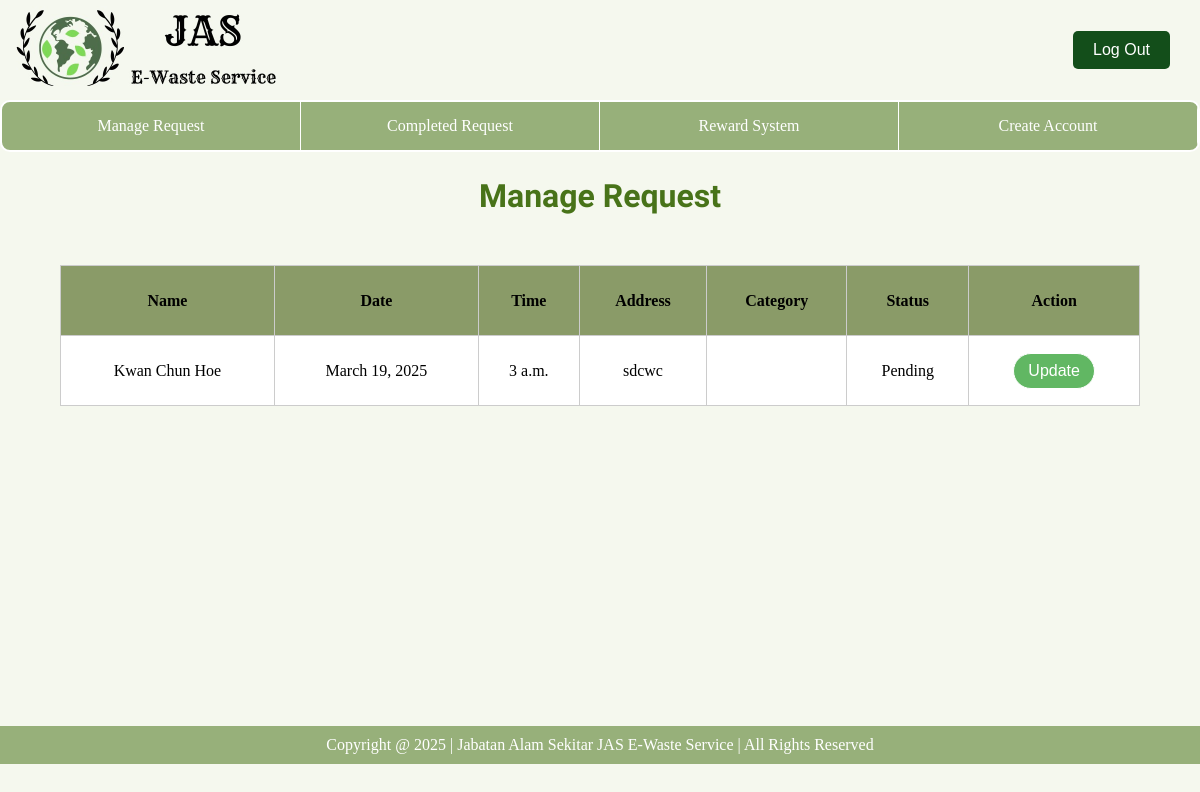
Before: /operator/manageReq/ with the older database file.
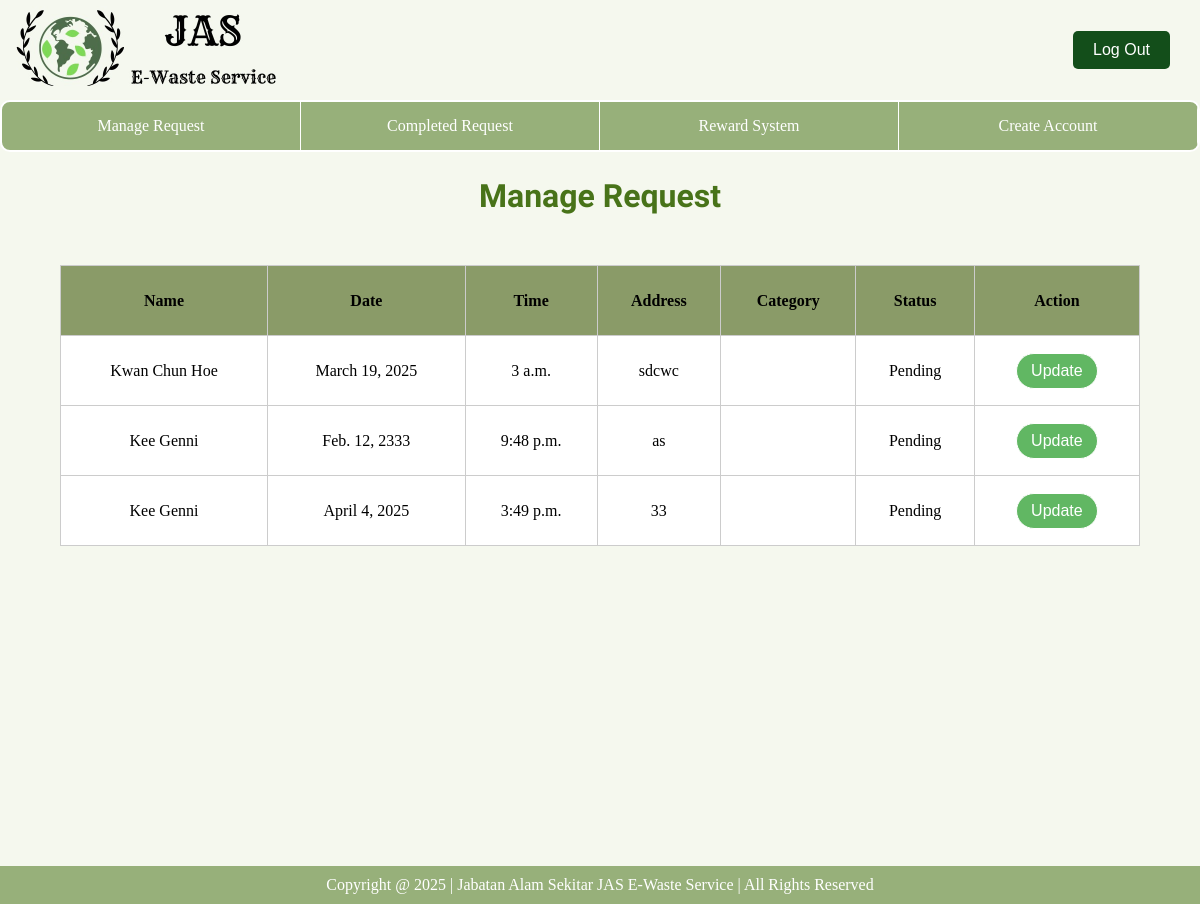
After: the same page with the newer database file.
### database/models.py (models this page shows, shortened)
class PickupRequest(models.Model):
    requestID = models.CharField(primary_key=True, max_length=200)
    customer = models.ForeignKey(Customer, on_delete=models.CASCADE)
    category = models.ForeignKey(ItemCategory, on_delete=models.CASCADE)
    quantity = models.IntegerField()
    weight = models.TextField()
    date = models.DateField()
    time = models.TimeField()
    address = models.TextField()
    status = models.CharField(max_length=50, default="Pending")
    rejectedReason = models.ForeignKey(Reason, on_delete=models.CASCADE, null=True, blank=True)
    driver = models.ForeignKey(Driver, on_delete=models.CASCADE, null=True, blank=True)
    operator = models.ForeignKey(Operator, on_delete=models.CASCADE, null=True, blank=True)
    trackingnumber = models.CharField(max_length=200, unique=True)

class Customer (models.Model):
    customerID = models.CharField(primary_key=True, max_length=200)
    name = models.CharField(max_length=50)
    email = models.EmailField(max_length=100, unique=True)
    password = models.CharField(max_length=200)
    phoneNumber = models.IntegerField()
    address = models.TextField()
    state = models.CharField(max_length=50)
    points = models.IntegerField(blank = True, null = True, default=0)

### e_waste_operator/views.py (the view)
# urls.py: path('manageReq/', manageReq, name='manageReq'), #Manage Requests
def manageReq(request):
    requests = PickupRequest.objects.all()
    return render(request, 'operator/operator-manageReq.html',{'requests': requests})

### e_waste_operator/templates/operator/operator-manageReq.html (shortened to what this page needs)
{% extends 'operator/base_operator.html' %}
{% load static %}
{% block extra_css %}
    <link rel="stylesheet" href="{% static 'css/operator-manageReq.css' %}">
{% endblock %}
{% block content %}
<body>
    <h1 class="title">Manage Request</h1>
    <div class="manageTable">
      <table>
        <thead>
            <tr>
                <th>Name</th>
                <th>Date</th>
                <th>Time</th>
                <th>Address</th>
                <th>Category</th>
                <th>Status</th>
                <th>Action</th>
            </tr>
        </thead>
         <tbody>
          {% for request in requests %}
            <tr>
              <td class="name">{{ request.customer.name }}</td>
              <td class="date">{{ request.date }}</td>
              <td class="time">{{ request.time }}</td>
              <td class="address">{{ request.address }}</td>
              <td class="category">{{ request.category.name }}</td>
              <td class="status">{{ request.status }}</td>
              <td><button class="update-btn">Update</button></td>
            </tr>
          {% endfor %}
        </tbody>
      </table>
    </div>
</body>
{% endblock %}

Changed rows visible on the page:
added PickupRequest: customer.name "Kee Genni", date "Feb. 12, 2333", time "9:48 p.m.", address "as", status "Pending"
added PickupRequest: customer.name "Kee Genni", date "April 4, 2025", time "3:49 p.m.", address "33", status "Pending"
